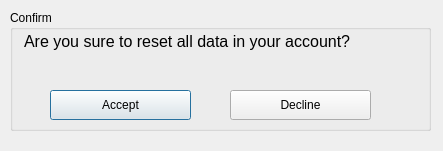
<?xml version="1.0" encoding="UTF-8"?>
<ui version="4.0">
 <class>Dialog</class>
 <widget class="QDialog" name="Dialog">
  <property name="geometry">
   <rect>
    <x>0</x>
    <y>0</y>
    <width>443</width>
    <height>151</height>
   </rect>
  </property>
  <property name="windowTitle">
   <string>Dialog</string>
  </property>
  <widget class="QGroupBox" name="groupBox">
   <property name="geometry">
    <rect>
     <x>10</x>
     <y>10</y>
     <width>421</width>
     <height>121</height>
    </rect>
   </property>
   <property name="title">
    <string>Confirm</string>
   </property>
   <widget class="QWidget" name="formLayoutWidget">
    <property name="geometry">
     <rect>
      <x>9</x>
      <y>17</y>
      <width>381</width>
      <height>106</height>
     </rect>
    </property>
    <layout class="QFormLayout" name="formLayout">
     <property name="horizontalSpacing">
      <number>5</number>
     </property>
     <property name="verticalSpacing">
      <number>5</number>
     </property>
     <property name="leftMargin">
      <number>5</number>
     </property>
     <property name="topMargin">
      <number>5</number>
     </property>
     <property name="rightMargin">
      <number>5</number>
     </property>
     <property name="bottomMargin">
      <number>5</number>
     </property>
     <item row="0" column="0">
      <widget class="QLabel" name="ConfirmQuestion">
       <property name="font">
        <font>
         <pointsize>12</pointsize>
        </font>
       </property>
       <property name="text">
        <string>Are you sure to reset all data in your account?</string>
       </property>
      </widget>
     </item>
     <item row="1" column="0">
      <widget class="QLabel" name="ConfirmQuestion_2">
       <property name="font">
        <font>
         <pointsize>10</pointsize>
        </font>
       </property>
       <property name="text">
        <string/>
       </property>
      </widget>
     </item>
    </layout>
   </widget>
   <widget class="QPushButton" name="AcceptButton">
    <property name="geometry">
     <rect>
      <x>40</x>
      <y>80</y>
      <width>141</width>
      <height>30</height>
     </rect>
    </property>
    <property name="text">
     <string>Accept</string>
    </property>
   </widget>
   <widget class="QPushButton" name="DeclineButton">
    <property name="geometry">
     <rect>
      <x>220</x>
      <y>80</y>
      <width>141</width>
      <height>30</height>
     </rect>
    </property>
    <property name="text">
     <string>Decline</string>
    </property>
   </widget>
  </widget>
 </widget>
 <tabstops>
  <tabstop>AcceptButton</tabstop>
 </tabstops>
 <resources/>
 <connections>
  <connection>
   <sender>DeclineButton</sender>
   <signal>clicked()</signal>
   <receiver>Dialog</receiver>
   <slot>close()</slot>
   <hints>
    <hint type="sourcelabel">
     <x>290</x>
     <y>84</y>
    </hint>
    <hint type="destinationlabel">
     <x>212</x>
     <y>59</y>
    </hint>
   </hints>
  </connection>
  <connection>
   <sender>AcceptButton</sender>
   <signal>clicked()</signal>
   <receiver>Dialog</receiver>
   <slot>close()</slot>
   <hints>
    <hint type="sourcelabel">
     <x>130</x>
     <y>84</y>
    </hint>
    <hint type="destinationlabel">
     <x>212</x>
     <y>59</y>
    </hint>
   </hints>
  </connection>
 </connections>
</ui>
